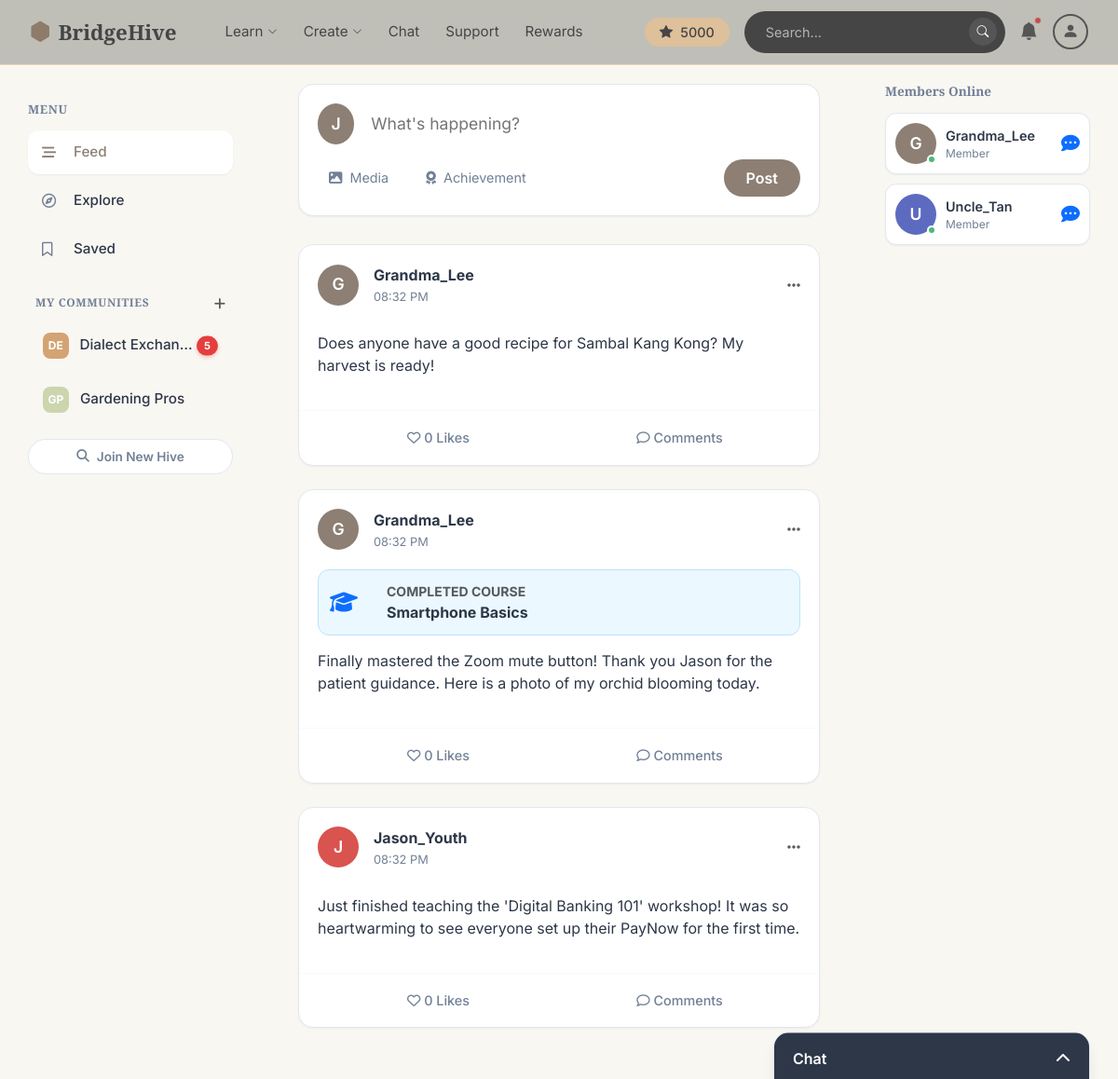
Screenshot of /socialhub/ with the database file from the repository.
### app.py (models this page shows)
class User(db.Model):
    __tablename__ = 'users'
    id = db.Column(db.Integer, primary_key=True)
    username = db.Column(db.String(100), nullable=False)
    email = db.Column(db.String(100), unique=True, nullable=False)  # Must be unique
    password = db.Column(db.String(100), nullable=False)
    user_type = db.Column(db.String(10), nullable=False)  # 'youth' or 'elder'
    date_joined = db.Column(db.DateTime, default=datetime.utcnow)
    streak_days = db.Column(db.Integer, default=0)  # For gamification on homepage
    hive_points = db.Column(db.Integer, default=5000)  # Points for navbar display and rewards shop
    is_new_user = db.Column(db.Boolean, default=True)  # Shows different welcome message
    profile_pic = db.Column(db.String(200), default='DefaultPFP.png')  # Profile picture filename
    role = db.Column(db.String(50))        # learner, mentor, or both
    age_group = db.Column(db.String(20))   # Age range selected
    tech_comfort = db.Column(db.String(20))  # How comfortable with tech
    learning_interests = db.Column(db.Text)   # Comma-separated interests
    teaching_interests = db.Column(db.Text)   # What they can teach
    settings = db.relationship('UserSettings', backref='user', uselist=False, cascade='all,delete-orphan')
    inventory = db.relationship('UserItem', backref='user', cascade='all,delete-orphan')

### socialhub/models.py (models this page shows)
    class SHUser(db.Model):
        __tablename__ = 'sh_users'
        id = db.Column(db.Integer, primary_key=True)
        username = db.Column(db.String(80), nullable=False, unique=True)
        posts = db.relationship('SHPost', backref='author', lazy=True)

    class SHPost(db.Model):
        __tablename__ = 'sh_posts'
        id = db.Column(db.Integer, primary_key=True)
        body = db.Column(db.Text, nullable=False)
        timestamp = db.Column(db.DateTime, index=True, default=datetime.utcnow)
        user_id = db.Column(db.Integer, db.ForeignKey('sh_users.id'), nullable=False)
        post_type = db.Column(db.String(50), default='general')
        related_course = db.Column(db.String(100), nullable=True)
        media_type = db.Column(db.String(20))
        media_filename = db.Column(db.String(200))
        comments = db.relationship('SHComment', backref='post', lazy=True, cascade="all, delete-orphan")
        likes = db.relationship('SHLike', backref='post', lazy=True, cascade="all, delete-orphan")

### socialhub/routes.py (the view)
@socialhub_bp.route('/', methods=['GET'])
def feed():
    username_param = request.args.get('user')
    if username_param:
        currentUser = SHUser.query.filter_by(username=username_param).first()
    else:
        currentUser = SHUser.query.first()
    posts = SHPost.query.order_by(SHPost.timestamp.desc()).limit(20).all()
    all_users = SHUser.query.filter(SHUser.username != currentUser.username).all()
    user_likes = [like.post_id for like in SHLike.query.filter_by(user_id=currentUser.id).all()]
    return render_template('socialhub/feed.html', posts=posts, user=currentUser, community_users=all_users, user_likes=user_likes, main_user=get_main_user())

### app.py (called while the page is built, shortened)
@app.context_processor
def inject_navbar_user():
    uid = session.get('user_id')
    current_user = None
    locale = 'en'
    body_classes = []
    tts_enabled = False
    user_settings = None
    return dict(
        navbar_user=current_user,  # Use navbar_user to not override route's user variable
        t=lambda key: translate(key, locale),
        body_classes=' '.join(body_classes),
        tts_enabled=tts_enabled,
        current_locale=locale,
        user_settings=user_settings
    )

### socialhub/routes.py (called while the page is built)
def get_main_user():
    if MainUser:
        user_id = session.get('user_id', 1)
        u = MainUser.query.get(user_id)
        if u:
            return u
        return MainUser.query.first()
    return None

### templates/socialhub/feed.html (shortened to what this page needs)
<!DOCTYPE html>
<html lang="en">
<head>
    <link href="https://cdn.jsdelivr.net/npm/bootstrap@5.3.0/dist/css/bootstrap.min.css" rel="stylesheet">
    <link rel="stylesheet" href="https://cdnjs.cloudflare.com/ajax/libs/font-awesome/6.4.0/css/all.min.css">
    <link rel="stylesheet" href="{{ url_for('socialhub.static', filename='css/socialhub.css') }}">
    <link href="https://cdn.jsdelivr.net/npm/bootstrap-icons@1.11.1/font/bootstrap-icons.css" rel="stylesheet">
{% include 'includes/socialhub_navbar_css.html' %}
</head>
<body class="{{ body_classes }}" data-tts-enabled="{{ 'true' if tts_enabled else 'false' }}">
{% include 'includes/socialhub_navbar.html' %}
<div class="app-container">
    <aside class="sidebar-left d-none d-lg-block">
        <h6 class="group-title">Menu</h6>
        <a href="{{ url_for('socialhub.feed', user=user.username) }}" class="nav-link active"><i class="fas fa-stream"></i> Feed</a>
        <a href="{{ url_for('socialhub.explore', user=user.username) }}" class="nav-link"><i class="far fa-compass"></i> Explore</a>
        <a href="{{ url_for('socialhub.saved', user=user.username) }}" class="nav-link"><i class="far fa-bookmark"></i> Saved</a>
        <div class="d-flex align-items-center justify-content-between mt-4 mb-2 px-2">
            <h6 class="group-title mb-0 mt-0" style="font-size: 0.75rem;">MY COMMUNITIES</h6>
            <a href="{{ url_for('socialhub.explore', user=user.username) }}" class="text-muted small text-decoration-none hover-dark">
                <i class="fas fa-plus"></i>
            </a>
        </div>
        <a href="{{ url_for('socialhub.community', name='Dialect Exchange', user=user.username) }}"
        class="nav-link community-item mb-1 {{ 'active-community' if community and community.name == 'Dialect Exchange' else '' }}" {% if community and community.name == 'Dialect Exchange' %}style="background-color: #A67C52;"{% endif %}>
            <span class="hive-icon" style="background:#D4A373;">DE</span>
            <span class="text-truncate">Dialect Exchange</span>
            {% if not (community and community.name == 'Dialect Exchange') %}
            <span class="community-badge">5</span>
            {% endif %}
        </a>
        <a href="{{ url_for('socialhub.community', name='Gardening Pros', user=user.username) }}"
        class="nav-link community-item mb-1 {{ 'active-community' if community and community.name == 'Gardening Pros' else '' }}" {% if community and community.name == 'Gardening Pros' %}style="background-color: #7A8B62;"{% endif %}>
            <span class="hive-icon" style="background:#CCD5AE;">GP</span>
            <span class="text-truncate">Gardening Pros</span>
        </a>
        <a href="{{ url_for('socialhub.explore', user=user.username) }}" class="btn-join-sleek">
            <i class="fas fa-search me-2"></i> Join New Hive
        </a>
    </aside>
    <main class="feed-content">
        <div class="composer-card">
            <div class="d-flex align-items-center mb-3">
                <div class="avatar-circle me-3" style="background:#8D7F73;">{{ user.username[0] }}</div>
                <input type="text" id="msgInput" class="composer-input" placeholder="What's happening?">
            </div>
            <div class="d-flex gap-3 text-muted">
                <div class="action-pill" onclick="document.getElementById('mediaInput').click()"><i class="fas fa-image"></i> Media</div>
                <div class="action-pill" data-bs-toggle="modal" data-bs-target="#flairModal"><i class="fas fa-award"></i> Achievement</div>
                <button class="btn-post ms-auto" onclick="sendPost()">Post</button>
            </div>
        </div>
        <div id="feedStream">
            {% for post in posts %}
            <div class="post-card fade-in-up" id="post-{{ post.id }}">
                <div class="post-header">
                    <div class="avatar-circle me-3" style="background:{{ '#8D7F73' if 'Grandma' in post.author.username else '#D9534F' }};">
                        {{ post.author.username[0] }}
                    </div>
                    <div class="flex-grow-1">
                        <div class="author-name">{{ post.author.username }}</div>
                        <div class="post-time">{{ post.timestamp.strftime('%I:%M %p') }}</div>
                    </div>
                    <div class="dropdown">
                        <i class="fas fa-ellipsis-h text-muted cursor-pointer" data-bs-toggle="dropdown"></i>
                    </div>
                </div>
                <div class="post-body">
                    {% if post.post_type != 'general' %}
                    <div class="achievement-badge badge-completed">
                        <i class="fas fa-graduation-cap text-primary fs-4"></i>
                        <div class="ms-3">
                            <div class="small fw-bold text-uppercase text-muted">Completed Course</div>
                            <div class="fw-bold">{{ post.related_course }}</div>
                        </div>
                    </div>
                    {% endif %}
                    <p class="mt-2 post-text-content" id="post-text-{{ post.id }}">{{ post.body }}</p>
                </div>
                <div class="post-footer">
                    <div class="footer-action {{ 'liked-red' if post.id in user_likes else '' }}" id="like-btn-{{ post.id }}" onclick="toggleLike({{ post.id }})">
                        <i class="{{ 'fas' if post.id in user_likes else 'far' }} fa-heart"></i>
                        <span id="like-count-{{ post.id }}">{{ post.likes|length }}</span> Likes
                    </div>
                    <div class="footer-action" onclick="toggleComments({{ post.id }})"><i class="far fa-comment"></i> Comments</div>
                </div>
            </div>
            {% endfor %}
        </div>
    </main>
    <aside class="sidebar-right d-none d-xl-block">
        <h6 class="widget-title">Members Online</h6>
        <div class="member-list">
            {% for community_user in community_users %}
            <div class="member-item position-relative">
                <div class="avatar-circle small position-relative" style="background:{{ '#8D7F73' if 'Grandma' in community_user.username else '#5C6BC0' if 'Uncle' in community_user.username else '#D9534F' }};">
                    {{ community_user.username[0] }}
                    <div class="status-dot"></div>
                </div>
                <div class="member-details">
                    <div class="name">{{ community_user.username }}</div>
                    <div class="role">Member</div>
                </div>
                <i class="fas fa-comment-dots ms-auto text-primary cursor-pointer fs-5"
                onclick="openChat('{{ community_user.username }}')"></i>
            </div>
            {% endfor %}
        </div>
    </aside>
</div>
<div class="chat-widget collapsed" id="chatWidget">
    <div class="chat-widget-header" onclick="document.getElementById('chatWidget').classList.toggle('collapsed')">
        <div class="d-flex align-items-center"><span id="chatHeaderName">Chat</span></div><i class="fas fa-chevron-up"></i>
    </div>
</div>
</body>
</html>

### templates/includes/socialhub_navbar.html (shortened to what this page needs)
<nav class="navbar-new">
    <a href="{{ url_for('both_homepage') }}" class="navbar-new-brand">
        <i class="bi bi-hexagon-fill" style="color: #8F7B6A;"></i>
        <span>BridgeHive</span>
    </a>
    <div class="navbar-new-links">
        <div class="navbar-new-dropdown">
            <span class="navbar-new-link">Learn <i class="bi bi-chevron-down" style="font-size: 0.65rem;"></i></span>
        </div>
        <div class="navbar-new-dropdown">
            <span class="navbar-new-link">Create <i class="bi bi-chevron-down" style="font-size: 0.65rem;"></i></span>
        </div>
        <a href="/socialhub/" class="navbar-new-link">Chat</a>
        <a href="{{ url_for('support') }}" class="navbar-new-link">Support</a>
        <a href="{{ url_for('rewards') }}" class="navbar-new-link">Rewards</a>
    </div>
    <div class="navbar-new-right">
        <div class="navbar-new-points">
            <i class="bi bi-star-fill"></i> {{ (main_user.hive_points if main_user else navbar_user.hive_points if navbar_user else 0)|default(0) }}
        </div>
        <div class="navbar-new-searchbar">
            <input type="text" placeholder="Search..." readonly>
            <button type="button"><i class="bi bi-search"></i></button>
        </div>
        <div class="navbar-new-bell">
            <i class="bi bi-bell-fill"></i>
            <span class="navbar-new-bell-dot"></span>
        </div>
        <div class="navbar-new-profile-wrap">
            <div class="navbar-new-profile-circle">
                <i class="bi bi-person-fill"></i>
            </div>
        </div>
    </div>
</nav>

### templates/includes/socialhub_navbar_css.html (style rules this page uses)
.navbar-new { display: flex; align-items: center; padding: 0.75rem 2rem; background-color: #bfbfb8; border-bottom: 1px solid #ECD9B9; position: fixed; top: 0; left: 0; right: 0; z-index: 1000; }
.navbar-new-brand { font-family: 'Playfair Display', serif; font-weight: 700; color: #454545; text-decoration: none; font-size: 1.4rem; display: flex; align-items: center; gap: 0.5rem; margin-right: 2.5rem; }
.navbar-new-links { display: flex; align-items: center; gap: 0.25rem; }
.navbar-new-link { color: #454545; text-decoration: none; font-size: 0.95rem; font-weight: 400; padding: 0.5rem 0.75rem; cursor: pointer; display: flex; align-items: center; gap: 0.3rem; transition: color 0.2s; }
.navbar-new-dropdown { position: relative; }
.navbar-new-right { margin-left: auto; display: flex; align-items: center; gap: 1rem; }
.navbar-new-points { background-color: #DEC09A; color: #454545; border-radius: 20px; padding: 0.3rem 1rem; font-weight: 500; font-size: 0.9rem; display: flex; align-items: center; gap: 0.5rem; }
.navbar-new-searchbar { display: flex; align-items: center; background-color: #454545; border-radius: 25px; padding: 0.4rem 0.5rem 0.4rem 1.25rem; width: 280px; border: 1px solid transparent; }
.navbar-new-searchbar input { border: none; background: transparent; outline: none; flex: 1; font-size: 0.9rem; color: white; cursor: default; }
.navbar-new-searchbar input::placeholder { color: rgba(255,255,255,0.6); }
.navbar-new-searchbar button { background-color: #555555; border: none; border-radius: 50%; width: 30px; height: 30px; display: flex; align-items: center; justify-content: center; cursor: default; }
.navbar-new-searchbar button i { color: white; font-size: 0.8rem; }
.navbar-new-bell { position: relative; cursor: pointer; }
.navbar-new-bell i { color: #555555; font-size: 1.2rem; }
.navbar-new-bell-dot { position: absolute; top: -2px; right: -4px; width: 8px; height: 8px; background-color: #C54B4B; border-radius: 50%; border: 1.5px solid #bfbfb8; }
.navbar-new-profile-wrap { position: relative; }
.navbar-new-profile-circle { width: 38px; height: 38px; border: 2px solid #555555; border-radius: 50%; display: flex; align-items: center; justify-content: center; color: #555555; font-size: 1.1rem; cursor: pointer; overflow: hidden; }

### templates/socialhub/feed.html (style rules this page uses)
body { padding-top: 60px; box-sizing: border-box; }

### rows the page displays
User: hive_points "5000"
SHUser: username "J"
SHPost: author "G", author.username "Grandma_Lee", timestamp "08:32 PM", body "Does anyone have a good recipe for Sambal Kang Kong? My harvest is ready!", likes|length "0"
SHPost: author "G", author.username "Grandma_Lee", timestamp "08:32 PM", related_course "Smartphone Basics", body "Finally mastered the Zoom mute button! Thank you Jason for the patient guidance. Here is a photo of my orchid blooming today.", likes|length "0"
SHPost: author "J", author.username "Jason_Youth", timestamp "08:32 PM", body "Just finished teaching the 'Digital Banking 101' workshop! It was so heartwarming to see everyone set up their PayNow for the first time.", likes|length "0"
SHUser: username "G", username "Grandma_Lee"
SHUser: username "U", username "Uncle_Tan"
